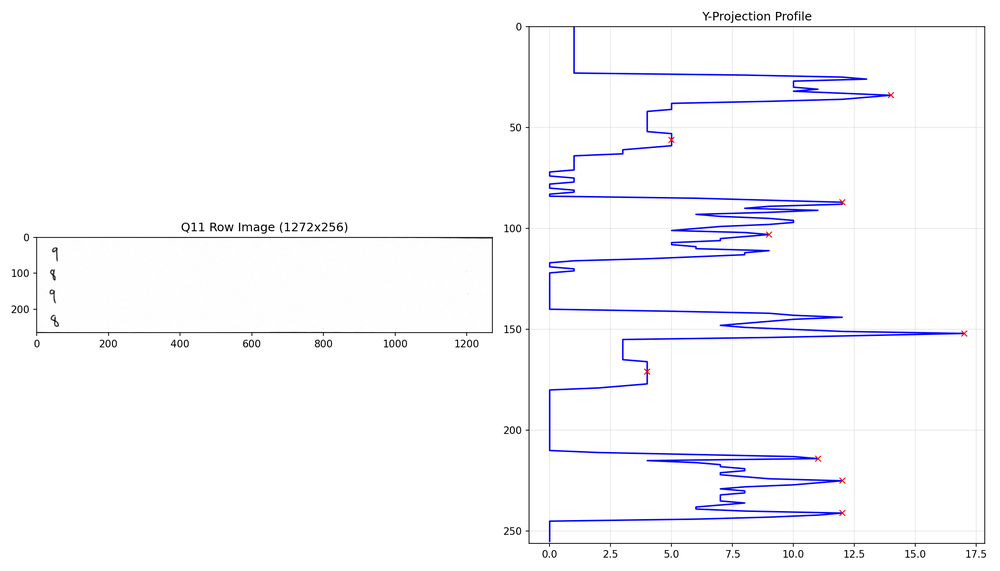
#> input picture AI/answer_recog/vis_q11.png, 1000 x 571 px, shrunk from 2100 x 1200 before the run
$ python -i row_segmentation.py   (imports and definitions only)
#> lines starting #> are read from the running program, lines starting #| are printed output that depends on the picture
"""
row_segmentation.py - Answer 섹션 Row 분할 모듈

Answer 섹션 이미지에서 Y축 projection profile을 사용하여
각 문제(row)를 개별적으로 분할합니다.

핵심 로직:
1. Y축 projection 계산
2. Peak 후보 추출 (row 중심)
3. Peak 간 valley 찾기 (row 경계)
4. Valley 깊이 필터링
5. Row 높이 정규화

보완 규칙:
1. Row 높이 제약 (median ± tolerance)
2. Valley 깊이 임계값 (진짜 경계 확인)
3. answer_count 기반 검증 (상위 로직에서 처리)
"""

import numpy as np
import cv2
from dataclasses import dataclass, field
from typing import Optional, List, Tuple


@dataclass
class RowSegment:
    """개별 Row 정보"""
    row_number: int               # Row 번호 (0-indexed)
    y_start: int                  # Row 시작 y좌표
    y_end: int                    # Row 끝 y좌표
    row_image: Optional[np.ndarray] = None  # Row 이미지
    peak_y: Optional[int] = None  # Peak 위치 (row 중심)
    valley_depth: Optional[float] = None  # Valley 깊이 (상대값)

    @property
    def height(self) -> int:
        return self.y_end - self.y_start


@dataclass
class RowSegmentationResult:
    """Row Segmentation 결과"""
    success: bool
    rows: List[RowSegment] = field(default_factory=list)
    source_image: Optional[np.ndarray] = None  # 원본 answer section
    y_profile: Optional[np.ndarray] = None     # Y축 projection profile
    peaks: List[int] = field(default_factory=list)    # Peak 위치들
    valleys: List[int] = field(default_factory=list)  # Valley 위치들
    median_row_height: Optional[float] = None  # Row 높이 중앙값
    meta: dict = field(default_factory=dict)


def compute_y_projection_profile(image: np.ndarray) -> np.ndarray:
    """
    이미지의 Y축 projection profile을 계산합니다.
    각 y좌표에서 가로 방향으로 검은 픽셀의 합을 계산합니다.

    Args:
        image: 입력 이미지 (grayscale 또는 BGR)

    Returns:
        y축 projection profile (1D array)
    """
    # Grayscale로 변환
    if len(image.shape) == 3:
        gray = cv2.cvtColor(image, cv2.COLOR_BGR2GRAY)
    else:
        gray = image.copy()

    # 이진화 (Otsu's method)
    _, binary = cv2.threshold(gray, 0, 255, cv2.THRESH_BINARY_INV + cv2.THRESH_OTSU)

    # Y축 projection: 각 y좌표에서 가로 방향 합산
    y_profile = np.sum(binary, axis=1).astype(np.float32)

    return y_profile


# [73 lines left out: function compute_horizontal_lines_profile, not called in this run]


def find_peaks(profile: np.ndarray, min_distance: int = 10, min_height_ratio: float = 0.1) -> List[int]:
    """
    1D profile에서 peak(극대점)을 찾습니다.

    Args:
        profile: 1D array
        min_distance: peak 간 최소 거리
        min_height_ratio: 최소 높이 비율 (max 대비)

    Returns:
        peak 위치 리스트
    """
    if len(profile) < 3:
        return []

    max_val = profile.max()
    min_height = max_val * min_height_ratio

    peaks = []
    n = len(profile)

    for i in range(1, n - 1):
        # Local maximum 확인
        if profile[i] >= profile[i-1] and profile[i] >= profile[i+1]:
            # 최소 높이 확인
            if profile[i] >= min_height:
                # 최소 거리 확인
                if len(peaks) == 0 or i - peaks[-1] >= min_distance:
                    peaks.append(i)
                elif profile[i] > profile[peaks[-1]]:
                    # 더 높은 peak면 교체
                    peaks[-1] = i

    return peaks


def find_valleys_between_peaks(
    profile: np.ndarray,
    peaks: List[int],
    min_depth_ratio: float = 0.3
) -> Tuple[List[int], List[float]]:
    """
    인접한 두 peak 사이에서 valley(극소점)를 찾습니다.

    Valley 깊이 조건: valley < min_depth_ratio * min(peak_n, peak_{n+1})

    Args:
        profile: 1D array
        peaks: peak 위치 리스트
        min_depth_ratio: valley 깊이 임계값 비율

    Returns:
        (valley 위치 리스트, valley 깊이 리스트)
    """
    if len(peaks) < 2:
        return [], []

    valleys = []
    depths = []

    for i in range(len(peaks) - 1):
        y_start = peaks[i]
        y_end = peaks[i + 1]

        # 구간 [y_start, y_end]에서 최솟값 찾기
        segment = profile[y_start:y_end+1]
        min_idx = np.argmin(segment)
        valley_y = y_start + min_idx
        valley_val = profile[valley_y]

        # 깊이 계산 (두 peak 중 작은 값 대비)
        peak_min = min(profile[y_start], profile[y_end])

        if peak_min > 0:
            relative_depth = valley_val / peak_min
        else:
            relative_depth = 1.0

        # 깊이 조건 확인 (valley가 충분히 낮아야 함)
        if relative_depth <= min_depth_ratio:
            valleys.append(valley_y)
            depths.append(relative_depth)
        else:
            # 조건 불충족시에도 중간점을 valley로 사용 (merge 방지)
            # 이 경우 depth를 높게 표시하여 신뢰도가 낮음을 표시
            valleys.append(valley_y)
            depths.append(relative_depth)

    return valleys, depths


def normalize_row_heights(
    valleys: List[int],
    peaks: List[int],
    image_height: int,
    tolerance_ratio: float = 0.3
) -> List[int]:
    """
    Row 높이를 정규화합니다.

    - Peak 간 거리의 median을 기준 높이 H로 설정
    - Valley 위치가 H ± tolerance 범위를 벗어나면 조정

    Args:
        valleys: valley 위치 리스트
        peaks: peak 위치 리스트
        image_height: 이미지 높이
        tolerance_ratio: 허용 오차 비율

    Returns:
        정규화된 valley 위치 리스트
    """
    if len(peaks) < 2:
        return valleys

    # Peak 간 거리 계산
    distances = [peaks[i+1] - peaks[i] for i in range(len(peaks) - 1)]

    if len(distances) == 0:
        return valleys

    # Median 높이 계산
    median_height = np.median(distances)
    tolerance = median_height * tolerance_ratio

    normalized = []
    for i, valley in enumerate(valleys):
        if i < len(peaks) - 1:
            expected_valley = peaks[i] + int(median_height / 2)

            # Valley가 기대 위치에서 너무 벗어나면 조정
            lower_bound = expected_valley - tolerance
            upper_bound = expected_valley + tolerance

            # 현재 valley가 범위를 벗어나면 클리핑
            if valley < lower_bound:
                valley = int(lower_bound)
            elif valley > upper_bound:
                valley = int(upper_bound)

        # 이미지 범위 내로 제한
        valley = max(0, min(valley, image_height - 1))
        normalized.append(valley)

    return normalized


def find_row_separators_morphological(
    image: np.ndarray,
    min_line_length_ratio: float = 0.6,  # 기본값 0.6 (60%) - 안전한 기준
    min_row_height: int = 30
) -> List[int]:
    """
    Morphological 연산(Dilation)으로 가로선을 강화하여 탐지합니다.
    Dilation을 통해 흐린 선도 60% 이상으로 증폭시키고,
    짧은 선은 60% 미만으로 유지하여 필터링합니다.
    """
    if len(image.shape) == 3:
        gray = cv2.cvtColor(image, cv2.COLOR_BGR2GRAY)
    else:
        gray = image.copy()

    h, w = gray.shape[:2]

    # 이진화
    binary = cv2.adaptiveThreshold(
        gray, 255, cv2.ADAPTIVE_THRESH_GAUSSIAN_C,
        cv2.THRESH_BINARY_INV, 31, 10
    )

    # 1. Morphological Open: 텍스트 노이즈 제거
    open_kernel_len = int(w * 0.2)
    open_kernel = cv2.getStructuringElement(cv2.MORPH_RECT, (open_kernel_len, 1))
    opened = cv2.morphologyEx(binary, cv2.MORPH_OPEN, open_kernel, iterations=1)

    # 2. Dilation: 선 연결 및 강화
    # 메인 가로선(약 100%) -> Dilation 후 60% 충분히 넘음
    # 내부 가로선(약 25%) -> Dilation 후에도 60% 넘기 힘듦
    dilate_len = int(w * 0.05)
    dilate_kernel = cv2.getStructuringElement(cv2.MORPH_RECT, (dilate_len, 1))
    dilated = cv2.dilate(opened, dilate_kernel, iterations=2)

    # Projection
    y_projection = np.sum(dilated, axis=1) / 255

    threshold = w * min_line_length_ratio

    separators = []
    in_line = False
    line_start = 0
    max_val_in_line = 0

    for y in range(h):
        val = y_projection[y]

        if val >= threshold:
            if not in_line:
                in_line = True
                line_start = y
                max_val_in_line = val
            else:
                max_val_in_line = max(max_val_in_line, val)
        else:
            if in_line:
                in_line = False
                line_end = y

                line_center = (line_start + line_end) // 2

                if len(separators) == 0:
                    separators.append(line_center)
                else:
                    dist = line_center - separators[-1]
                    if dist >= min_row_height:
                        separators.append(line_center)
                    else:
                        separators[-1] = (separators[-1] + line_center) // 2

    if in_line:
        line_center = (line_start + h) // 2
        if len(separators) == 0 or line_center - separators[-1] >= min_row_height:
            separators.append(line_center)

    return separators


def segment_rows(
    image: np.ndarray,
    min_row_height: int = 30,
    max_row_height: int = 200,
    min_depth_ratio: float = 0.3,
    height_tolerance: float = 0.3,
    expected_row_count: Optional[int] = None,
    use_morphological: bool = True,
    min_line_length_ratio: float = 0.6  # 기본값 0.4 -> 0.6으로 상향 (안전한 기준)
) -> RowSegmentationResult:
    """
    Answer 섹션 이미지를 row 단위로 분할합니다.

    기본 알고리즘 (morphological):
    1. Morphological 연산으로 가로선(row separator) 직접 탐지
    2. 가로선 기반으로 row 분할

    Fallback 알고리즘 (peak/valley):
    1. Y축 projection profile 계산
    2. Peak 추출 (row 중심)
    3. Peak 간 valley 찾기 (row 경계)
    4. Valley 깊이 필터링 + 정규화

    Args:
        image: Answer 섹션 이미지
        min_row_height: 최소 row 높이
        max_row_height: 최대 row 높이
        min_depth_ratio: valley 깊이 임계값 (낮을수록 엄격)
        height_tolerance: row 높이 허용 오차 비율
        expected_row_count: 예상 row 개수 (검증용, None이면 무시)
        use_morphological: Morphological 가로선 탐지 사용 여부 (기본 True)
        min_line_length_ratio: 가로선 최소 길이 비율 (morphological 모드용)

    Returns:
        RowSegmentationResult
    """
    h, w = image.shape[:2]

    meta = {
        "image_size": (w, h),
        "min_row_height": min_row_height,
        "max_row_height": max_row_height
    }

    # Y축 projection profile 계산 (시각화용)
    y_profile = compute_y_projection_profile(image)

    # 1차 시도: Morphological 가로선 탐지
    if use_morphological:
        separators = find_row_separators_morphological(
            image,
            min_line_length_ratio=min_line_length_ratio,
            min_row_height=min_row_height
        )
        meta["morphological_separators"] = len(separators)
        meta["method"] = "morphological"

        # 충분한 separator가 탐지되었는지 확인
        if len(separators) >= 2:
            # Morphological 결과 사용
            rows = []
            boundaries = [0] + separators + [h]

            for i in range(len(boundaries) - 1):
                y_start = boundaries[i]
                y_end = boundaries[i + 1]
                row_height = y_end - y_start

                # 높이 검증
                if row_height < min_row_height:
                    if len(rows) > 0:
                        rows[-1].y_end = y_end
                        rows[-1].row_image = image[rows[-1].y_start:y_end, :].copy()
                    continue

                row = RowSegment(
                    row_number=len(rows),
                    y_start=y_start,
                    y_end=y_end,
                    row_image=image[y_start:y_end, :].copy()
                )
                rows.append(row)

            if len(rows) >= 3:  # 최소 3개 row가 있어야 성공으로 판정
                meta["final_row_count"] = len(rows)

                # Expected row count 검증
                if expected_row_count is not None and len(rows) != expected_row_count:
                    meta["row_count_mismatch"] = True
                    meta["expected"] = expected_row_count
                    meta["actual"] = len(rows)

                return RowSegmentationResult(
                    success=True,
                    rows=rows,
                    source_image=image,
                    y_profile=y_profile,
                    valleys=separators,
                    meta=meta
                )

    # Fallback: Peak/Valley 방식
    meta["method"] = "peak_valley_fallback"

    # Profile smoothing (노이즈 제거)
    # 텍스트 라인의 미세한 Valley를 보존하기 위해 스무딩 최소화
    kernel_size = max(3, min_row_height // 8)
    if kernel_size % 2 == 0:
        kernel_size += 1
    y_profile_smooth = cv2.GaussianBlur(y_profile.reshape(-1, 1), (1, kernel_size), 0).flatten()

    # Peak 추출
    peaks = find_peaks(
        y_profile_smooth,
        min_distance=min_row_height // 3, # 더 촘촘한 peak 허용
        min_height_ratio=0.05
    )

    meta["raw_peak_count"] = len(peaks)

    if len(peaks) < 2:
        # Peak가 부족하면 전체를 하나의 row로 처리
        row = RowSegment(
            row_number=0,
            y_start=0,
            y_end=h,
            row_image=image.copy()
        )
        return RowSegmentationResult(
            success=True,
            rows=[row],
            source_image=image,
            y_profile=y_profile,
            peaks=peaks,
            meta={**meta, "reason": "single_row_fallback"}
        )

    # 3. Valley 찾기
    valleys, depths = find_valleys_between_peaks(
        y_profile_smooth,
        peaks,
        min_depth_ratio=min_depth_ratio
    )

    meta["raw_valley_count"] = len(valleys)

    # 4. Row 높이 정규화
    valleys_normalized = normalize_row_heights(
        valleys, peaks, h,
        tolerance_ratio=height_tolerance
    )

    # Peak 간 거리로 median row height 계산
    distances = [peaks[i+1] - peaks[i] for i in range(len(peaks) - 1)]
    median_height = float(np.median(distances)) if distances else 0

    # 5. Row 생성
    # 첫 번째 row: 0 ~ 첫 valley
    # 중간 rows: valley[i] ~ valley[i+1]
    # 마지막 row: 마지막 valley ~ h

    rows = []

    # Row 경계 결정
    boundaries = [0] + valleys_normalized + [h]

    for i in range(len(boundaries) - 1):
        y_start = boundaries[i]
        y_end = boundaries[i + 1]
        row_height = y_end - y_start

        # 높이 검증
        if row_height < min_row_height:
            # 너무 작으면 이전 row와 merge (또는 skip)
            if len(rows) > 0:
                rows[-1].y_end = y_end
                rows[-1].row_image = image[rows[-1].y_start:y_end, :].copy()
            continue

        if row_height > max_row_height:
            # 너무 크면 분할 시도 (추후 segment_rows_recursive에서 처리)
            pass

        # Peak 위치 찾기
        peak_y = None
        if i < len(peaks):
            peak_y = peaks[i]

        # Valley depth
        valley_depth = None
        if i < len(depths):
            valley_depth = depths[i]

        row = RowSegment(
            row_number=len(rows),
            y_start=y_start,
            y_end=y_end,
            row_image=image[y_start:y_end, :].copy(),
            peak_y=peak_y,
            valley_depth=valley_depth
        )
        rows.append(row)

    meta["final_row_count"] = len(rows)

    # Expected row count 검증
    if expected_row_count is not None:
        if len(rows) != expected_row_count:
            meta["row_count_mismatch"] = True
            meta["expected"] = expected_row_count
            meta["actual"] = len(rows)

    return RowSegmentationResult(
        success=True,
        rows=rows,
        source_image=image,
        y_profile=y_profile,
        peaks=peaks,
        valleys=valleys_normalized,
        median_row_height=median_height,
        meta=meta
    )


# [276 lines left out: functions segment_rows_recursive, segment_text_lines, visualize_row_segmentation, not called in this run]

>>> import cv2
>>> picture = cv2.imread('vis_q11.png')
#> picture is the input picture: shape (571, 1000, 3); mean B, G, R 252.6, 249.1, 249.2
>>> result = segment_rows(picture)
#> in compute_y_projection_profile, `gray = cv2.cvtColor(image, cv2.COLOR_BGR2GRAY)`:
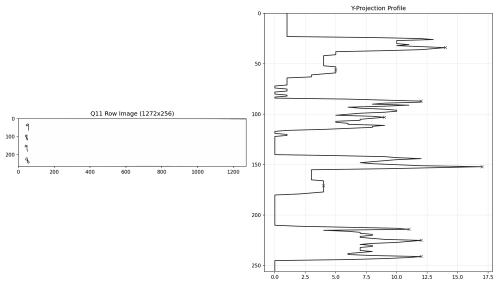
#> gray: shape (571, 1000) (shown at 1/2 size); min 0, max 255, mean 249.5
#> in compute_y_projection_profile, `_, binary = cv2.threshold(gray, 0, 255, cv2.THRESH_BINARY_INV + cv2.TH..`:
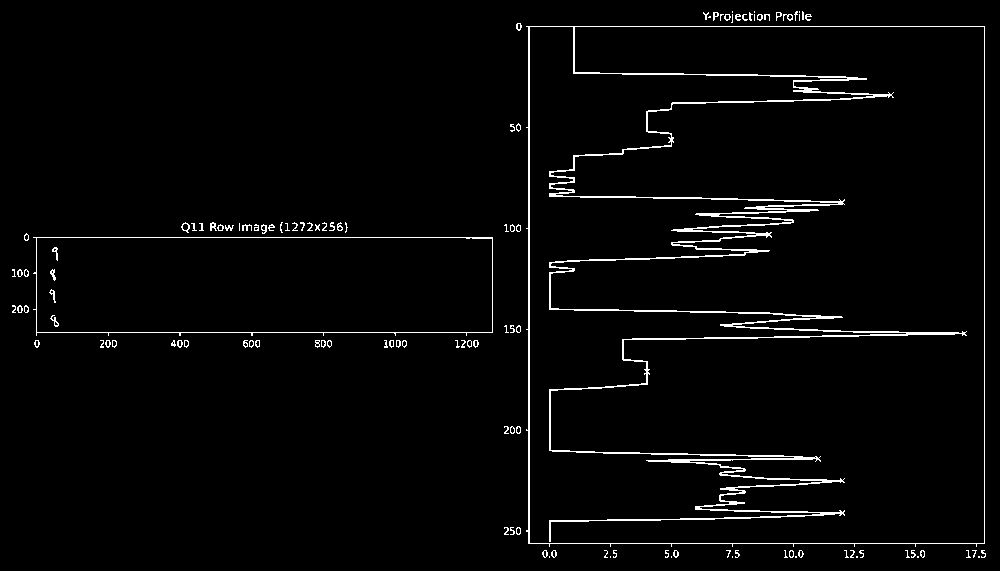
#> binary: shape (571, 1000); 2.6% white in thin lines or dots
#> in compute_y_projection_profile, `y_profile = np.sum(binary, axis=1).astype(np.float32)`: y_profile = 571 values, max 148155 at index 332, min 0 at index 0, mean 6686.7
#> in find_row_separators_morphological, `binary = cv2.adaptiveThreshold( gray, 255, cv2.ADAPTIVE_THRESH_GAUSSIA..`:
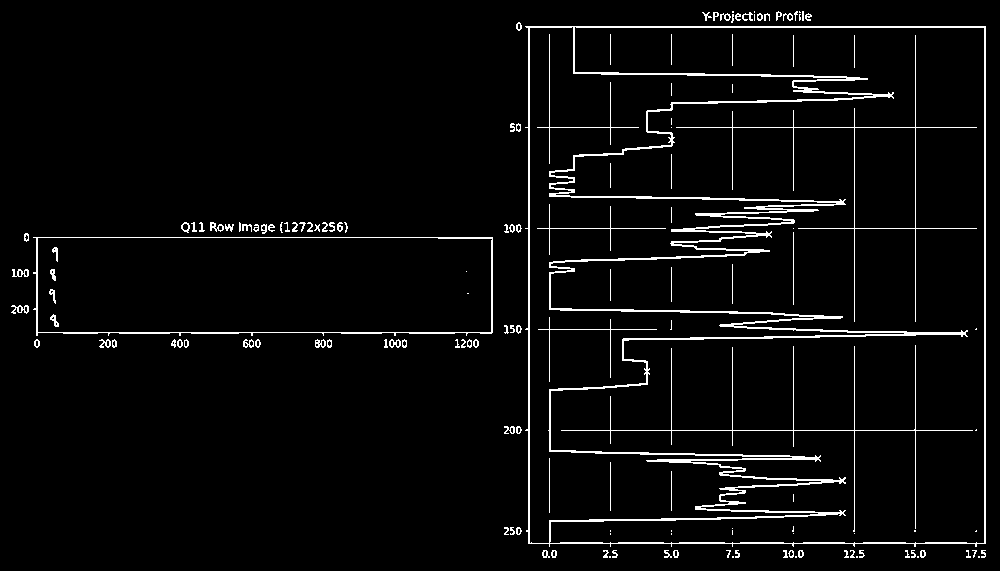
#> binary: shape (571, 1000); 3.9% white in thin lines or dots
#> (the rest of the program and of its run is left out)
